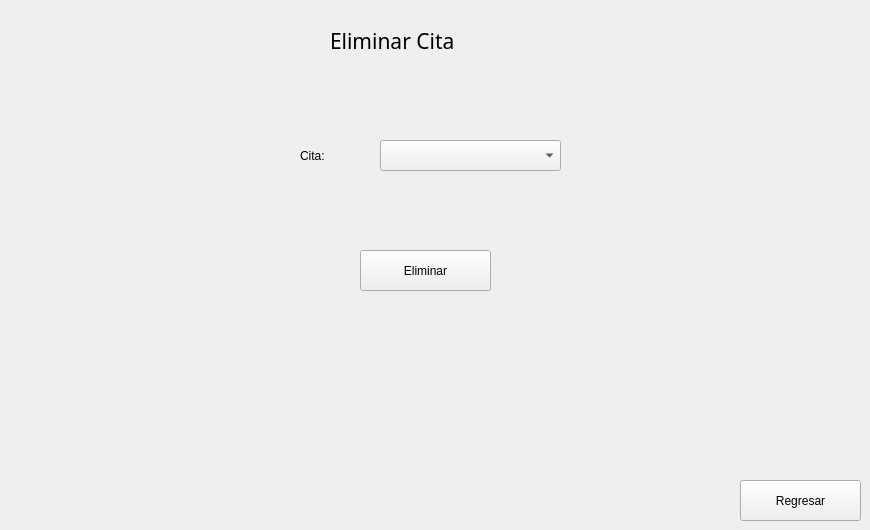
    <widget class="QWidget" name="EliminarCita">
     <widget class="QLabel" name="label_88">
      <property name="geometry">
       <rect>
        <x>330</x>
        <y>10</y>
        <width>211</width>
        <height>61</height>
       </rect>
      </property>
      <property name="font">
       <font>
        <family>Segoe UI Black</family>
        <pointsize>16</pointsize>
       </font>
      </property>
      <property name="text">
       <string>Eliminar Cita</string>
      </property>
     </widget>
     <widget class="QLabel" name="label_89">
      <property name="geometry">
       <rect>
        <x>300</x>
        <y>140</y>
        <width>71</width>
        <height>31</height>
       </rect>
      </property>
      <property name="styleSheet">
       <string notr="true">color: rgb(0, 0, 0);
font: 700 11pt &quot;Segoe UI&quot;;</string>
      </property>
      <property name="text">
       <string>Cita:</string>
      </property>
     </widget>
     <widget class="QPushButton" name="pushButton_64">
      <property name="geometry">
       <rect>
        <x>360</x>
        <y>250</y>
        <width>131</width>
        <height>41</height>
       </rect>
      </property>
      <property name="text">
       <string>Eliminar</string>
      </property>
     </widget>
     <widget class="QPushButton" name="pushButton_65">
      <property name="geometry">
       <rect>
        <x>740</x>
        <y>480</y>
        <width>121</width>
        <height>41</height>
       </rect>
      </property>
      <property name="text">
       <string>Regresar</string>
      </property>
     </widget>
     <widget class="QComboBox" name="comboBox_8">
      <property name="geometry">
       <rect>
        <x>380</x>
        <y>140</y>
        <width>181</width>
        <height>31</height>
       </rect>
      </property>
     </widget>
    </widget>
